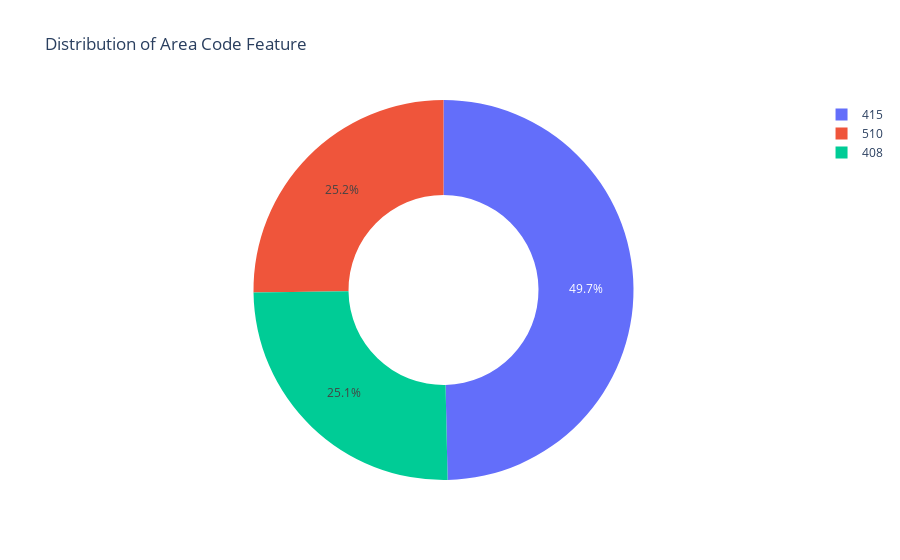

Notebook code cell kept with this figure:
### Code cell
#Generates a pie chart displaying the area code feature in the dataset
# for easy interpretetion  of relative frequencies of different area code
# Pie chart of area code feature
area = data['area code'].value_counts()
transanction = area.index
quantity = area.values

# plot pie circle with plotly
figure = px.pie(data,
               values = quantity,
               names = transanction,
               hole = .5,
               title = 'Distribution of Area Code Feature')
figure.show()

### Figure 1 — Plotly figure (JSON) as saved in the notebook; plotly's stock layout.template omitted (floating-point values rounded to 4 significant figures)
{"data": [{"domain": {"x": [0, 1], "y": [0, 1]}, "hole": 0.5, "hovertemplate": "label=%{label}<br>value=%{value}<extra></extra>", "labels": [415, 510, 408], "legendgroup": "", "name": "", "showlegend": true, "type": "pie", "values": [1655, 840, 838]}], "layout": {"legend": {"tracegroupgap": 0}, "title": {"text": "Distribution of Area Code Feature"}}}
